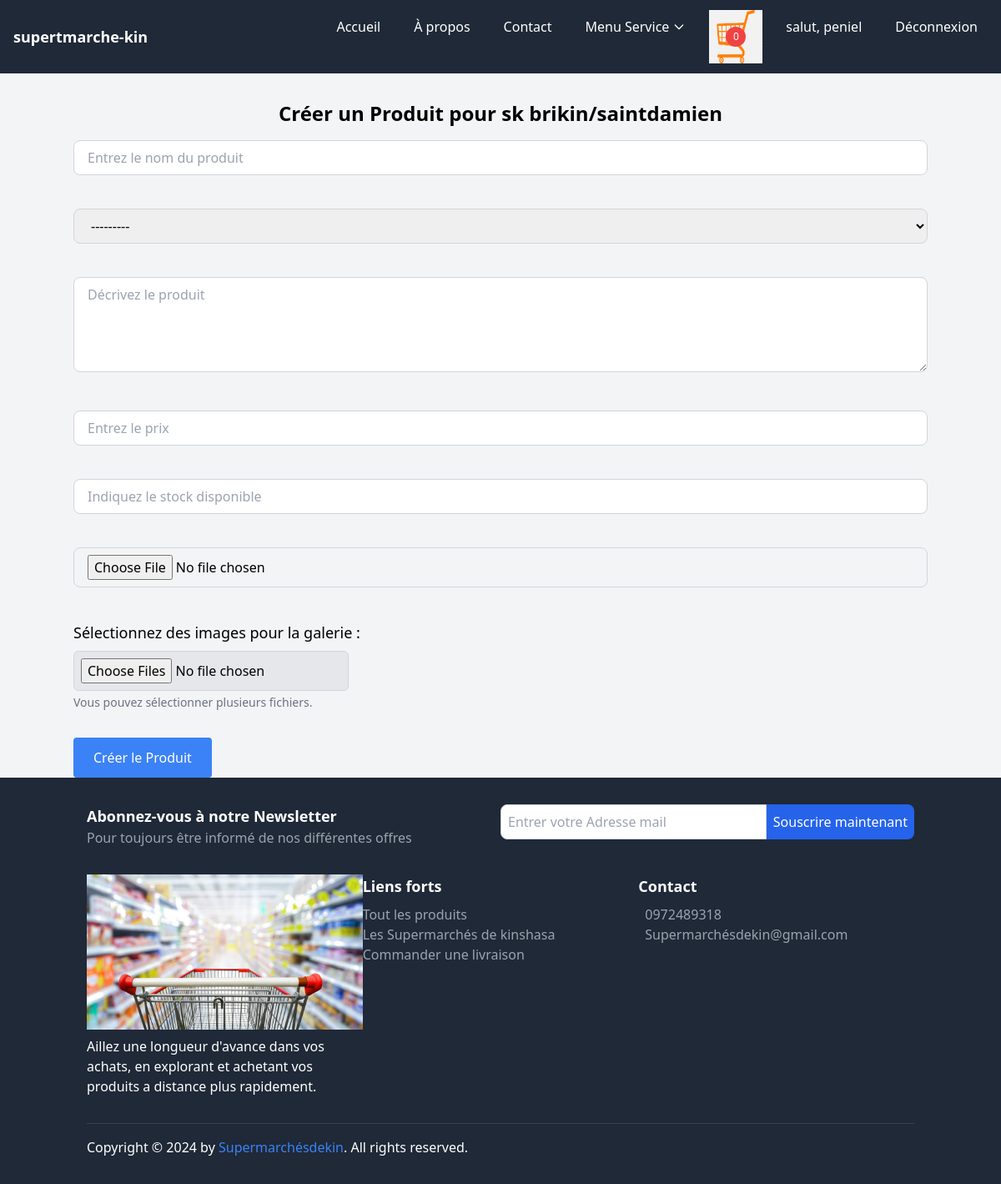
The app's page /user/store/sk-brikinsaintdamien/create_product/ (signed in) with its own data.
### core/models.py (models this page shows, shortened)
class Cart(models.Model):
    user = models.ForeignKey(settings.AUTH_USER_MODEL, on_delete=models.CASCADE, related_name='carts')
    created_at = models.DateTimeField(auto_now_add=True)
    is_ordered = models.BooleanField(default=False)
    is_active = models.BooleanField(default=True) # Ajoutez ce champ
    def get_item_count(self):
        return sum(item.quantity for item in self.items.all())

class CustomUser(AbstractUser):
    email = models.EmailField(unique=True)
    profile_pic = models.ImageField(upload_to="p_img", blank=True, null=True)
    address = models.CharField(max_length=50, blank=True, null=True)
    phone = models.CharField(max_length=11, blank=True, null=True)
    role = models.CharField(max_length=50, blank=True, null=True)
    bio = models.TextField(blank=True, null=True)
    USERNAME_FIELD = 'email'
    REQUIRED_FIELDS = ('username',)

class Store(models.Model):
    owner = models.ForeignKey(settings.AUTH_USER_MODEL, on_delete=models.CASCADE, related_name="stores")
    name = models.CharField(max_length=255)
    slug=models.SlugField(blank=True, null=True)
    description = models.TextField()
    thumbnail = models.ImageField(upload_to="img", null=True, blank=True, verbose_name="Image du Store")
    created_at = models.DateTimeField(auto_now_add=True)
    updated_at = models.DateTimeField(auto_now=True, verbose_name="Date de mise à jour")
    commune = models.CharField(max_length=100, choices=COMMUNES_CHOICES, default='kinshasa', verbose_name="Commune")

### core/views.py (the view)
# urls.py: path('store/<slug:slug>/create_product/', views.create_product, name='create_product'),
def create_product(request, slug):
    store = get_object_or_404(Store, slug=slug)
    if request.method == 'POST':
        form = ProductForm(request.POST, request.FILES)
        if form.is_valid():
            product = form.save(commit=False)  # Ne pas encore enregistrer dans la base
            product.store = store  # Associer le store au produit
            product.save()  # Enregistrer le produit
            images = request.FILES.getlist('image_galerie')  # Récupérer les images pour la galerie
            for img in images:
                Photo.objects.create(product=product, image=img)  # Créer des objets Photo pour chaque image
            messages.success(request, f"Le produit '{product.name}' a été ajouté avec succès au store {store.name}.")
            return redirect('store_detail', slug=store.slug) # Redirection vers la page de détail du store
    else:
        form = ProductForm()
    return render(request, 'core/create_product.html', {
        'form': form,
        'store': store,
    })

### core/context_processors.py (called while the page is built)
def cart(request):
    if request.user.is_authenticated:
        cart = get_or_create_cart(request.user)
    else:
        cart = None
    return {'cart': cart}

### core/models.py (called while the page is built)
    def __str__(self):
        return self.name

### core/utils.py (called while the page is built)
def get_or_create_cart(user):
    cart, created = Cart.objects.get_or_create(user=user, is_active=True)
    return cart

### core/templates/core/create_product.html (shortened to what this page needs)
{% extends 'base.html' %}
{% block content %}
  <div class="container mx-auto mt-8">
    <h2 class="text-2xl font-bold text-center mb-4">Créer un Produit pour {{ store.name }}</h2>
    <form method="POST" enctype="multipart/form-data">
      <div class="grid grid-cols-1 gap-6">
        <div class="mb-4">
          {{ form.name }}
        </div>
        <div class="mb-4">
          {{ form.category }}
        </div>
        <div class="mb-4">
          {{ form.description }}
        </div>
        <div class="mb-4">
          {{ form.price }}
        </div>
        <div class="mb-4">
          {{ form.stock }}
        </div>
        <div class="mb-4">
          {{ form.image }}
        </div>
        <div class="mb-4">
          <label class="block text-lg font-medium mb-2">Sélectionnez des images pour la galerie :</label>
          <input required name="image_galerie" type="file" multiple class="form-control-file bg-gray-200 border border-gray-300 rounded-md p-2">
          <p class="text-gray-500 text-sm mt-1">Vous pouvez sélectionner plusieurs fichiers.</p>
        </div>
      </div>
      <button type="submit" class="bg-blue-500 text-white px-6 py-3 rounded hover:bg-blue-700 mt-4">
        Créer le Produit
      </button>
    </form>
  </div>
{% endblock %}

### templates/base.html (shortened to what this page needs)
{% load static %}
<!DOCTYPE html>
<html lang="fr">
<head>
    <link href="https://cdn.jsdelivr.net/npm/tailwindcss@2.2.19/dist/tailwind.min.css" rel="stylesheet">
</head>
<body class="bg-gray-100">
    <nav class="bg-gray-800 text-white">
        <div class="max-w-7xl mx-auto px-4 py-3 flex justify-between items-center">
            <div class="text-lg font-bold">
                <a href="{% url 'index' %}" class="text-white hover:underline">supertmarche-kin</a>
            </div>
            <div class="hidden md:flex space-x-4">
                <a href="{% url 'index' %}" class="hover:bg-gray-700 px-3 py-2 rounded">Accueil</a>
                <a href="{% url 'apropos' %}" class="hover:bg-gray-700 px-3 py-2 rounded">À propos</a>
                <a href="{% url 'contact' %}" class="hover:bg-gray-700 px-3 py-2 rounded">Contact</a>
<div class="relative">
    <button class="hover:bg-gray-700 px-3 py-2 rounded inline-flex items-center" id="immoDropdownButton">
       Menu Service
        <svg class="ml-1 w-4 h-4" fill="none" stroke="currentColor" viewBox="0 0 24 24" xmlns="http://www.w3.org/2000/svg">
            <path stroke-linecap="round" stroke-linejoin="round" stroke-width="2" d="M19 9l-7 7-7-7"></path>
        </svg>
    </button>
</div>
<a href="{% url 'cart_detail' %}" class="relative inline-block">
    <span id="cart-items-count" class="absolute top-1/2 left-1/2 bg-red-500 text-white rounded-full w-6 h-6 flex items-center justify-center text-xs transform -translate-x-1/2 -translate-y-1/2">
        {{ cart.get_item_count }}
    </span>
</a>
                {% if request.user.is_authenticated %}
                    <a href="{% url 'profile' %}" class="hover:bg-gray-700 px-3 py-2 rounded">salut, {{ request.user.username }}</a>
                    <a href="{% url 'signout' %}" class="hover:bg-gray-700 px-3 py-2 rounded">Déconnexion</a>
                {% else %}
                    <a href="{% url 'signup' %}" class="hover:bg-gray-700 px-3 py-2 rounded">S'inscrire</a>
                    <a href="{% url 'signin' %}" class="hover:bg-gray-700 px-3 py-2 rounded">Connexion</a>
                {% endif %}
            </div>
        </div>
    </nav>
      {% block content %}{% endblock content %}
    <footer class="bg-gray-800 text-white py-8">
        <div class="container mx-auto px-4">
            <div class="mb-8">
                <div class="flex flex-col md:flex-row">
                    <div class="md:w-1/2 mb-4 md:mb-0">
                        <h3 class="text-lg font-bold">Abonnez-vous à notre Newsletter</h3>
                        <p class="text-gray-400">Pour toujours être informé de nos différentes offres</p>
                    </div>
                    <div class="md:w-1/2">
                        <form action="https://api.web3forms.com/submit" method="POST" class="flex">
                            <input type="email" name="email" placeholder="Entrer votre Adresse mail" required class="flex-1 p-2 rounded-l-lg border border-gray-300" />
                            <button class="bg-blue-600 text-white p-2 rounded-r-lg">Souscrire maintenant</button>
                        </form>
                    </div>
                </div>
            </div>
            <div class="flex flex-col md:flex-row mb-8">
                <div class="md:w-1/3 mb-4 md:mb-0">
                    <div class="footer-logo mb-2">
                        <img class="img-fluid" src="{% static 'img/her2.jpg' %}" alt="">
                    </div>
                    <p>Aillez une longueur d'avance dans vos achats, en explorant et achetant vos produits a distance plus rapidement.</p>
                </div>
                <div class="md:w-1/3 mb-4 md:mb-0">
                    <h3 class="text-lg font-bold">Liens forts</h3>
                    <ul class="mt-2">
                        <li><a href="{% url 'list_product' %}" class="text-gray-400 hover:text-white">Tout les produits</a></li>
                        <li><a href="{% url 'list_store' %}" class="text-gray-400 hover:text-white">Les Supermarchés de kinshasa</a></li>
                        <li><a href="{% url 'creer_commande' %}" class="text-gray-400 hover:text-white">Commander une livraison</a></li>
                    </ul>
                </div>
                <div class="md:w-1/3">
                    <h3 class="text-lg font-bold">Contact</h3>
                    <div class="mt-2">
                        <p class="flex items-center"><a href="callto:+243 97 24 89 318" class="text-gray-400 hover:text-white">0972489318</a></p>
                        <p class="flex items-center"><a href="mailto:ngelekapeniel@gmail.com" class="text-gray-400 hover:text-white">Supermarchésdekin@gmail.com</a></p>
                    </div>
                </div>
            </div>
            <div class="border-t border-gray-700 pt-4">
                <div class="flex justify-between items-center">
                    <div>
                        <p class="mb-0">Copyright © 2024 by <a href="#" class="text-blue-500 hover:underline">Supermarchésdekin</a>. All rights reserved.</p>
                    </div>
                </div>
            </div>
        </div>
    </footer>
</body>
</html>

### records on screen
Cart: get_item_count "0"
CustomUser: user.username "peniel"
Store: name "sk brikin/saintdamien"
